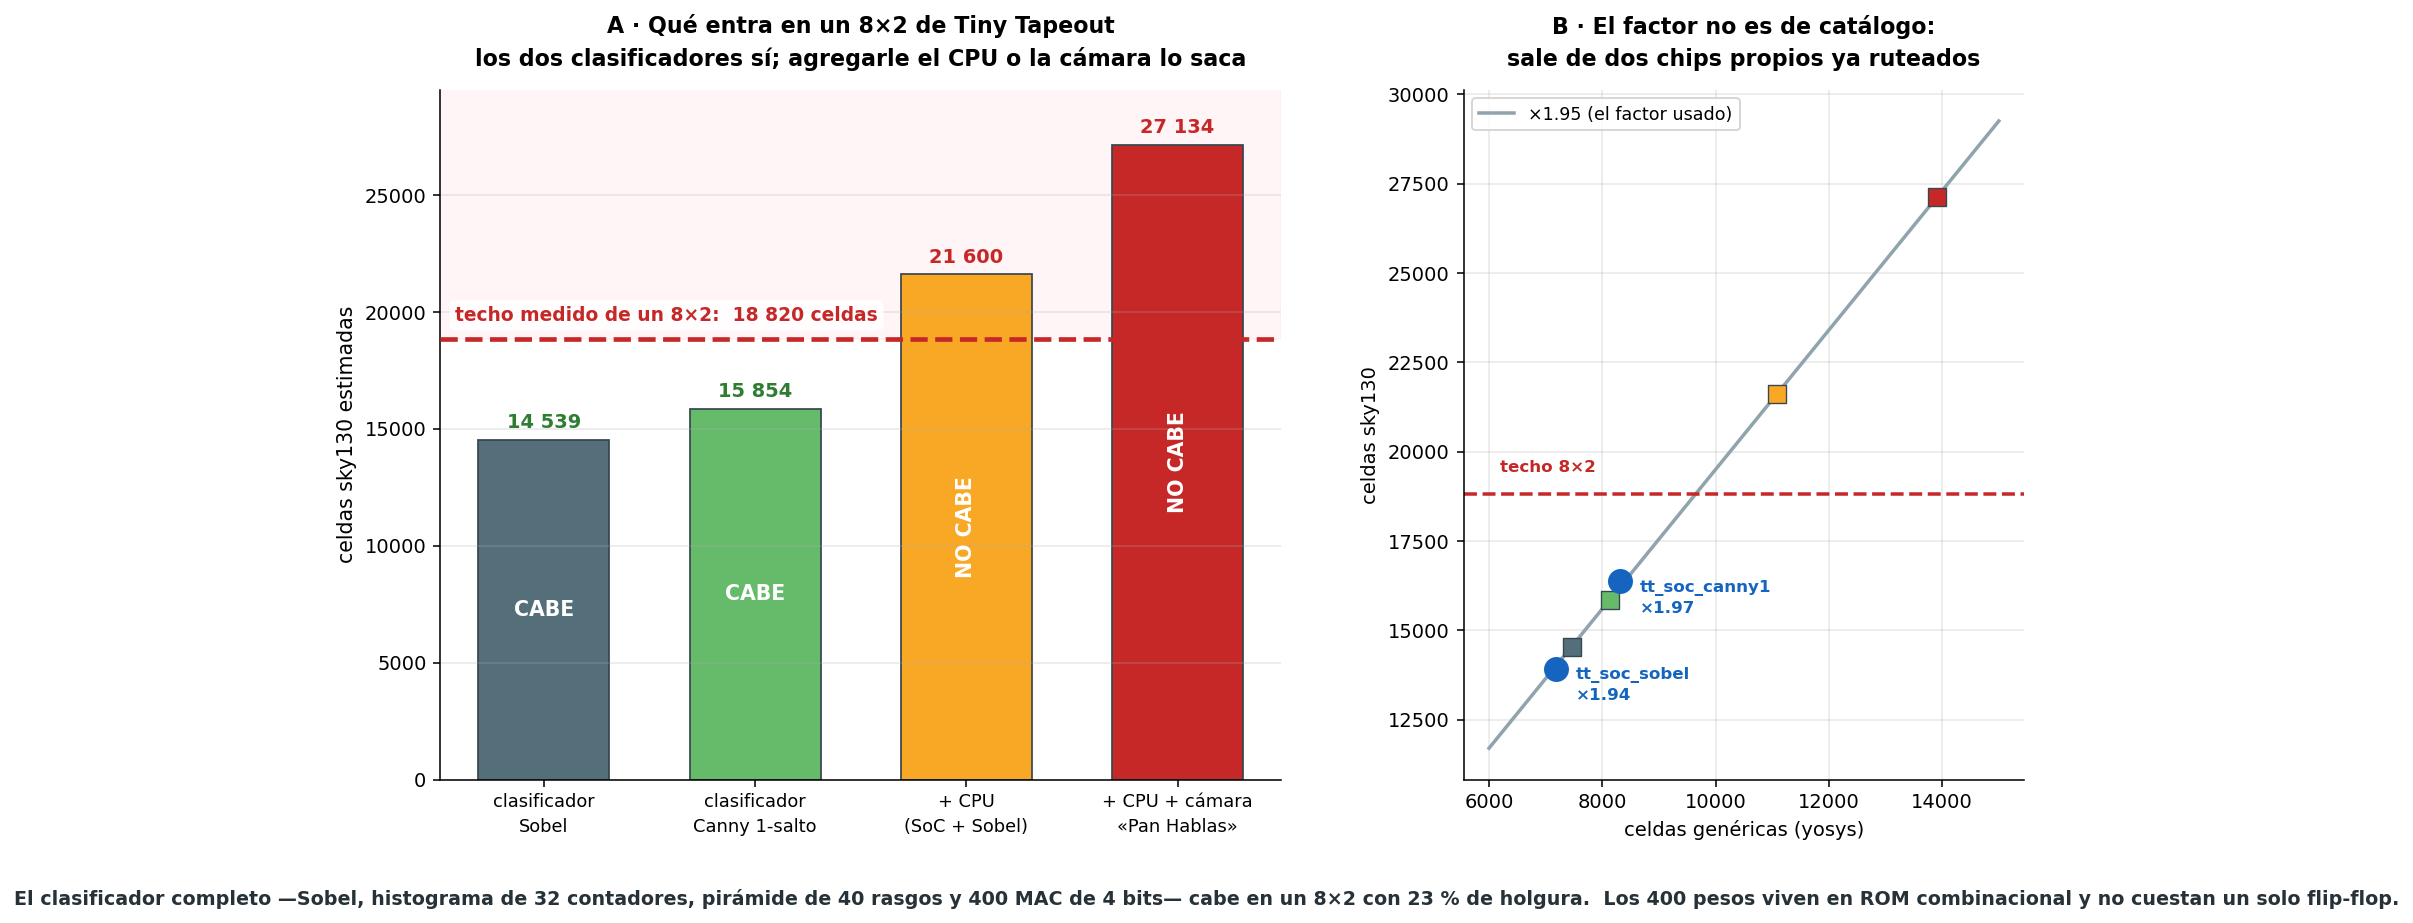

Generate this figure with Python:
# === Cuaderno 2 · figura 35: presupuesto de area del reconocedor en silicio ===
import numpy as np, matplotlib.pyplot as plt
from matplotlib.gridspec import GridSpec

# (etiqueta, celdas genericas yosys, cabe en 8x2)
VAR = [("clasificador\nSobel",        7456,  "#546e7a"),
       ("clasificador\nCanny 1-salto", 8130, "#66bb6a"),
       ("+ CPU\n(SoC + Sobel)",       11077, "#f9a825"),
       ("+ CPU + cámara\n«Pan Hablas»",13915, "#c62828")]
K = 1.95                      # factor yosys -> sky130, MEDIDO en los TT de la tesis
TECHO = 18820                 # celdas sky130 que entraron de verdad en un 8x2

fig = plt.figure(figsize=(14.6, 6.4))
gs = GridSpec(1, 2, figure=fig, width_ratios=[1.5, 1], wspace=.26)

# ═══ A · presupuesto ═══
ax = fig.add_subplot(gs[0, 0])
x = np.arange(len(VAR)); sk = [v[1]*K for v in VAR]
b = ax.bar(x, sk, color=[v[2] for v in VAR], ec="#37474f", lw=.9, width=.62)
for i, v in enumerate(sk):
    cabe = v <= TECHO
    ax.text(i, v+500, f"{v:,.0f}".replace(",", " "), ha="center", fontsize=10, weight="bold",
            color="#2e7d32" if cabe else "#c62828")
    ax.text(i, v/2, "CABE" if cabe else "NO CABE", ha="center", va="center", fontsize=10.5,
            weight="bold", color="#fff", rotation=90 if not cabe else 0)
ax.axhline(TECHO, color="#c62828", lw=2.4, ls="--", zorder=3)
ax.text(-.42, TECHO+800, f"techo medido de un 8×2:  {TECHO:,} celdas".replace(",", " "),
        ha="left", fontsize=9.6, color="#c62828", weight="bold",
        bbox=dict(fc="#fff", ec="none", alpha=.9, boxstyle="round,pad=0.3"))
ax.axhspan(TECHO, 30000, color="#ffebee", alpha=.5, zorder=0)
ax.set_xticks(x); ax.set_xticklabels([v[0] for v in VAR], fontsize=9.2, linespacing=1.5)
ax.set_ylabel("celdas sky130 estimadas", fontsize=10.5); ax.set_ylim(0, 29500)
ax.grid(axis="y", alpha=.28)
for s in ("top","right"): ax.spines[s].set_visible(False)
ax.set_title("A · Qué entra en un 8×2 de Tiny Tapeout\n"
             "los dos clasificadores sí; agregarle el CPU o la cámara lo saca",
             fontsize=11.4, weight="bold", pad=12, linespacing=1.5)

# ═══ B · el factor, verificado ═══
ax = fig.add_subplot(gs[0, 1])
MED = [("tt_soc_sobel", 7185, 13922), ("tt_soc_canny1", 8314, 16368)]
for i,(n,g,s) in enumerate(MED):
    ax.scatter([g],[s], s=140, color="#1565c0", zorder=4)
    ax.annotate(f"{n}\n×{s/g:.2f}", (g,s), textcoords="offset points", xytext=(10,-16),
                fontsize=8.6, color="#1565c0", weight="bold", linespacing=1.4)
gg = np.linspace(6000, 15000, 50)
ax.plot(gg, gg*K, "-", color="#90a4ae", lw=1.8, label=f"×{K} (el factor usado)")
for n,g,c in [(v[0].replace("\n"," "),v[1],v[2]) for v in VAR]:
    ax.scatter([g],[g*K], s=95, color=c, marker="s", ec="#37474f", lw=.7, zorder=3)
ax.axhline(TECHO, color="#c62828", lw=1.8, ls="--")
ax.text(6200, TECHO+600, "techo 8×2", fontsize=8.6, color="#c62828", weight="bold")
ax.set_xlabel("celdas genéricas (yosys)", fontsize=10)
ax.set_ylabel("celdas sky130", fontsize=10)
ax.grid(alpha=.28); ax.legend(fontsize=9, loc="upper left")
for s in ("top","right"): ax.spines[s].set_visible(False)
ax.set_title("B · El factor no es de catálogo:\nsale de dos chips propios ya ruteados",
             fontsize=11.4, weight="bold", pad=12, linespacing=1.5)

fig.text(.5, -.03, "El clasificador completo —Sobel, histograma de 32 contadores, pirámide de 40 rasgos "
         "y 400 MAC de 4 bits— cabe en un 8×2 con 23 % de holgura.  "
         "Los 400 pesos viven en ROM combinacional y no cuestan un solo flip-flop.",
         ha="center", fontsize=9.8, color="#263238", weight="bold")
plt.savefig("fig_pan_hablas.png", dpi=140, bbox_inches="tight")
print("ok")
